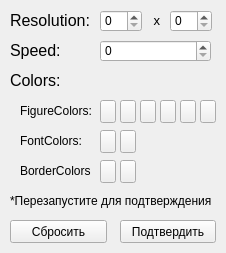
<?xml version="1.0" encoding="UTF-8"?>
<ui version="4.0">
 <class>Form</class>
 <widget class="QWidget" name="Form">
  <property name="geometry">
   <rect>
    <x>0</x>
    <y>0</y>
    <width>226</width>
    <height>253</height>
   </rect>
  </property>
  <property name="windowTitle">
   <string>Form</string>
  </property>
  <widget class="QLabel" name="label">
   <property name="geometry">
    <rect>
     <x>10</x>
     <y>10</y>
     <width>81</width>
     <height>21</height>
    </rect>
   </property>
   <property name="font">
    <font>
     <pointsize>12</pointsize>
    </font>
   </property>
   <property name="text">
    <string>Resolution:</string>
   </property>
  </widget>
  <widget class="QSpinBox" name="spinBox">
   <property name="geometry">
    <rect>
     <x>100</x>
     <y>10</y>
     <width>42</width>
     <height>22</height>
    </rect>
   </property>
  </widget>
  <widget class="QSpinBox" name="spinBox_2">
   <property name="geometry">
    <rect>
     <x>170</x>
     <y>10</y>
     <width>42</width>
     <height>22</height>
    </rect>
   </property>
  </widget>
  <widget class="QLabel" name="label_2">
   <property name="geometry">
    <rect>
     <x>150</x>
     <y>10</y>
     <width>16</width>
     <height>21</height>
    </rect>
   </property>
   <property name="font">
    <font>
     <pointsize>10</pointsize>
    </font>
   </property>
   <property name="text">
    <string> x</string>
   </property>
  </widget>
  <widget class="QLabel" name="label_3">
   <property name="geometry">
    <rect>
     <x>10</x>
     <y>40</y>
     <width>81</width>
     <height>21</height>
    </rect>
   </property>
   <property name="font">
    <font>
     <pointsize>12</pointsize>
    </font>
   </property>
   <property name="text">
    <string>Speed:</string>
   </property>
  </widget>
  <widget class="QLabel" name="label_4">
   <property name="geometry">
    <rect>
     <x>10</x>
     <y>70</y>
     <width>81</width>
     <height>21</height>
    </rect>
   </property>
   <property name="font">
    <font>
     <pointsize>12</pointsize>
    </font>
   </property>
   <property name="text">
    <string>Colors:</string>
   </property>
  </widget>
  <widget class="QLabel" name="label_5">
   <property name="geometry">
    <rect>
     <x>20</x>
     <y>100</y>
     <width>71</width>
     <height>21</height>
    </rect>
   </property>
   <property name="text">
    <string>FigureColors:</string>
   </property>
  </widget>
  <widget class="QPushButton" name="pushButton">
   <property name="geometry">
    <rect>
     <x>100</x>
     <y>100</y>
     <width>16</width>
     <height>23</height>
    </rect>
   </property>
   <property name="text">
    <string/>
   </property>
  </widget>
  <widget class="QPushButton" name="pushButton_2">
   <property name="geometry">
    <rect>
     <x>120</x>
     <y>100</y>
     <width>16</width>
     <height>23</height>
    </rect>
   </property>
   <property name="text">
    <string/>
   </property>
  </widget>
  <widget class="QPushButton" name="pushButton_3">
   <property name="geometry">
    <rect>
     <x>140</x>
     <y>100</y>
     <width>16</width>
     <height>23</height>
    </rect>
   </property>
   <property name="text">
    <string/>
   </property>
  </widget>
  <widget class="QPushButton" name="pushButton_4">
   <property name="geometry">
    <rect>
     <x>180</x>
     <y>100</y>
     <width>16</width>
     <height>23</height>
    </rect>
   </property>
   <property name="text">
    <string/>
   </property>
  </widget>
  <widget class="QPushButton" name="pushButton_5">
   <property name="geometry">
    <rect>
     <x>160</x>
     <y>100</y>
     <width>16</width>
     <height>23</height>
    </rect>
   </property>
   <property name="text">
    <string/>
   </property>
  </widget>
  <widget class="QPushButton" name="pushButton_6">
   <property name="geometry">
    <rect>
     <x>200</x>
     <y>100</y>
     <width>16</width>
     <height>23</height>
    </rect>
   </property>
   <property name="text">
    <string/>
   </property>
  </widget>
  <widget class="QLabel" name="label_6">
   <property name="geometry">
    <rect>
     <x>20</x>
     <y>130</y>
     <width>71</width>
     <height>21</height>
    </rect>
   </property>
   <property name="text">
    <string>FontColors:</string>
   </property>
  </widget>
  <widget class="QLabel" name="label_7">
   <property name="geometry">
    <rect>
     <x>20</x>
     <y>160</y>
     <width>71</width>
     <height>21</height>
    </rect>
   </property>
   <property name="text">
    <string>BorderColors:</string>
   </property>
  </widget>
  <widget class="QPushButton" name="pushButton_13">
   <property name="geometry">
    <rect>
     <x>120</x>
     <y>220</y>
     <width>96</width>
     <height>23</height>
    </rect>
   </property>
   <property name="text">
    <string>Подтвердить</string>
   </property>
  </widget>
  <widget class="QPushButton" name="pushButton_14">
   <property name="geometry">
    <rect>
     <x>10</x>
     <y>220</y>
     <width>97</width>
     <height>23</height>
    </rect>
   </property>
   <property name="text">
    <string>Сбросить</string>
   </property>
  </widget>
  <widget class="QPushButton" name="pushButton_7">
   <property name="geometry">
    <rect>
     <x>100</x>
     <y>130</y>
     <width>16</width>
     <height>23</height>
    </rect>
   </property>
   <property name="text">
    <string/>
   </property>
  </widget>
  <widget class="QPushButton" name="pushButton_8">
   <property name="geometry">
    <rect>
     <x>120</x>
     <y>130</y>
     <width>16</width>
     <height>23</height>
    </rect>
   </property>
   <property name="text">
    <string/>
   </property>
  </widget>
  <widget class="QPushButton" name="pushButton_9">
   <property name="geometry">
    <rect>
     <x>100</x>
     <y>160</y>
     <width>16</width>
     <height>23</height>
    </rect>
   </property>
   <property name="text">
    <string/>
   </property>
  </widget>
  <widget class="QPushButton" name="pushButton_10">
   <property name="geometry">
    <rect>
     <x>120</x>
     <y>160</y>
     <width>16</width>
     <height>23</height>
    </rect>
   </property>
   <property name="text">
    <string/>
   </property>
  </widget>
  <widget class="QSpinBox" name="spinBox_3">
   <property name="geometry">
    <rect>
     <x>100</x>
     <y>40</y>
     <width>111</width>
     <height>22</height>
    </rect>
   </property>
  </widget>
  <widget class="QLabel" name="label_8">
   <property name="geometry">
    <rect>
     <x>10</x>
     <y>190</y>
     <width>201</width>
     <height>21</height>
    </rect>
   </property>
   <property name="text">
    <string>*Перезапустите для подтверждения</string>
   </property>
  </widget>
 </widget>
 <resources/>
 <connections/>
</ui>
